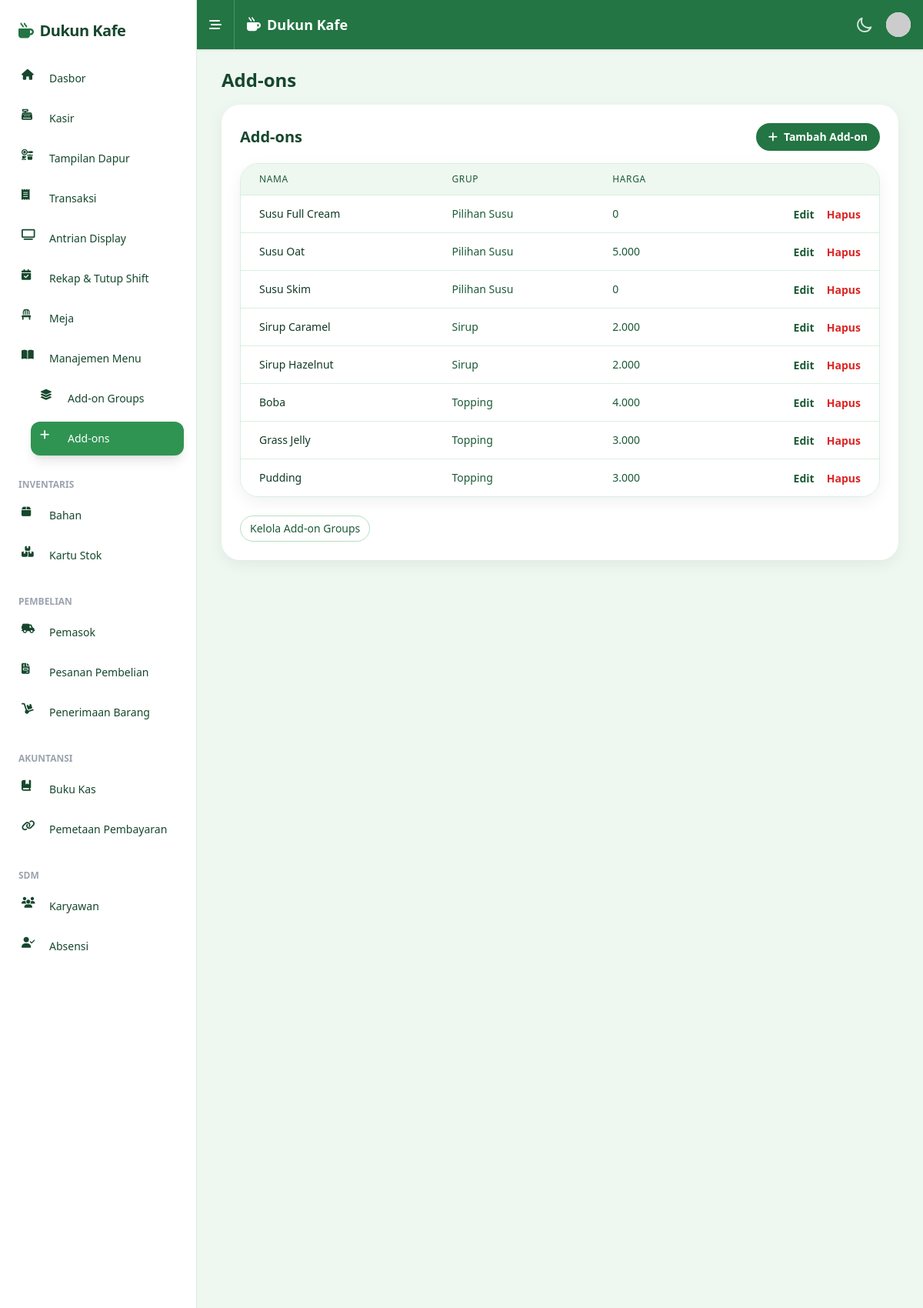
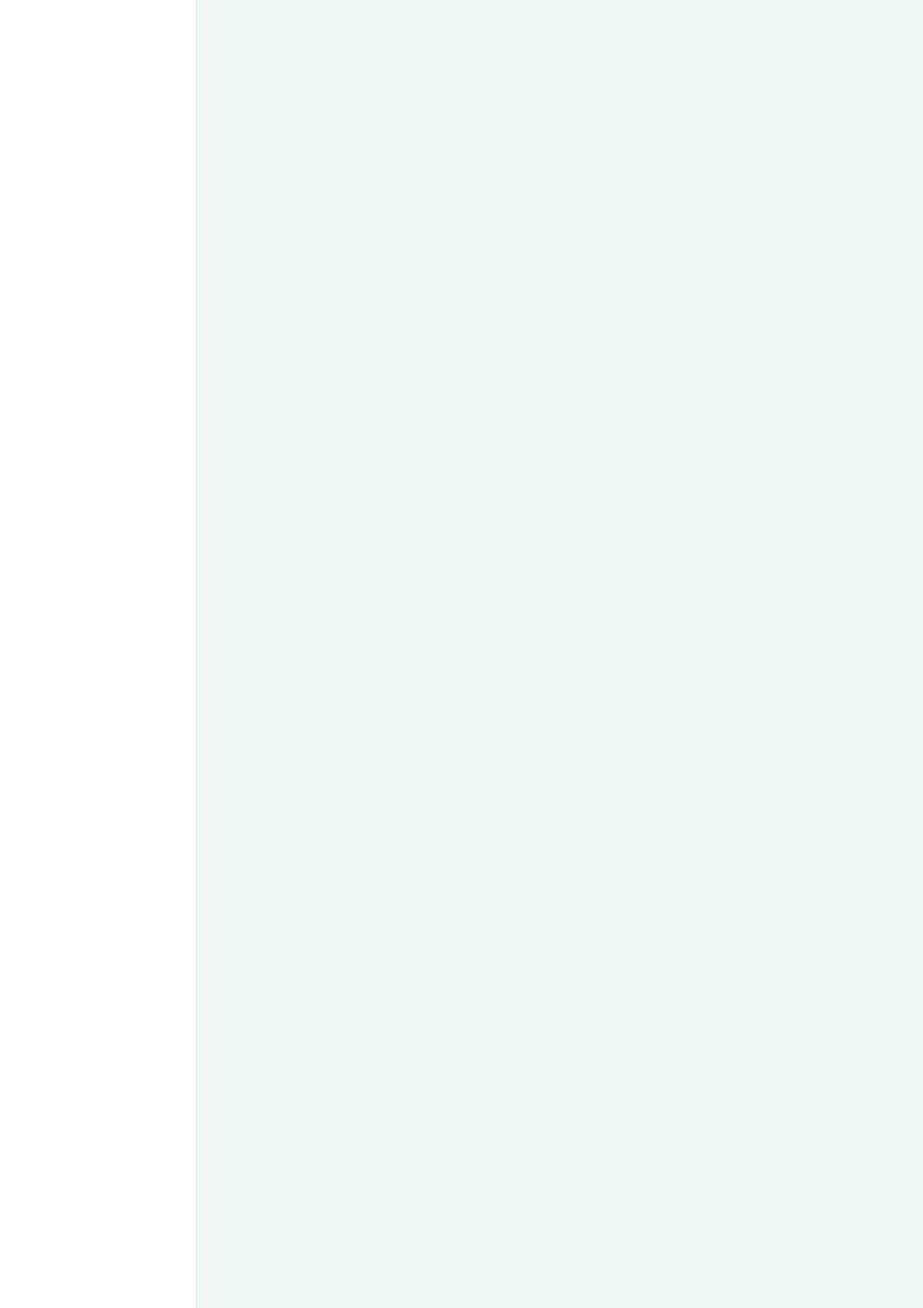
The app's page /public/index.php?page=addons (signed in, upper part) with its own data (2 pictures, top to bottom).
### tables this page shows
CREATE TABLE `addons` (
  `id` int(11) NOT NULL AUTO_INCREMENT,
  `addon_group_id` int(11) NOT NULL,
  `name` varchar(100) NOT NULL,
  `price` decimal(15,2) NOT NULL DEFAULT 0.00,
  PRIMARY KEY (`id`),
  KEY `addon_group_id` (`addon_group_id`),
  CONSTRAINT `addons_ibfk_1` FOREIGN KEY (`addon_group_id`) REFERENCES `addon_groups` (`id`) ON DELETE CASCADE
);

CREATE TABLE `addon_groups` (
  `id` int(11) NOT NULL AUTO_INCREMENT,
  `name` varchar(100) NOT NULL,
  `type` enum('radio','checkbox') NOT NULL DEFAULT 'checkbox',
  `required` tinyint(1) NOT NULL DEFAULT 0,
  PRIMARY KEY (`id`)
);

### templates/pages/addons.php (called while the page is built, shortened)
<?php
$pdo = get_pdo($config);
$action = $_GET['action'] ?? 'list';
switch ($action) {
    default:
        try {
            $addons = $pdo->query('SELECT a.*, g.name as group_name FROM addons a JOIN addon_groups g ON a.addon_group_id = g.id ORDER BY g.name, a.name')->fetchAll();
        } catch (Exception $e) {
            $addons = [];
        }
        break;
}
require __DIR__ . '/../layout.php';

### templates/pages/addons.view.php (the view)
<div class="max-w-5xl mx-auto">
    <div class="flex items-center justify-between mb-4">
        <h2 class="text-xl font-extrabold text-brand-800">Add-ons</h2>
        <a href="<?= base_url('addons?action=new') ?>" class="inline-flex items-center px-4 py-2 rounded-full bg-brand-600 text-white text-sm font-semibold hover:bg-brand-700"><i class="fa fa-plus mr-2"></i>Tambah Add-on</a>
    </div>
    <div class="bg-white rounded-xxl shadow-card border border-brand-100 overflow-hidden">
        <table class="min-w-full divide-y divide-brand-100">
            <thead class="bg-brand-50">
                <tr>
                    <th class="px-6 py-3 text-left text-xs font-medium text-brand-700 uppercase tracking-wider">Nama</th>
                    <th class="px-6 py-3 text-left text-xs font-medium text-brand-700 uppercase tracking-wider">Grup</th>
                    <th class="px-6 py-3 text-left text-xs font-medium text-brand-700 uppercase tracking-wider">Harga</th>
                    <th class="px-6 py-3"></th>
                </tr>
            </thead>
            <tbody class="bg-white divide-y divide-brand-100">
                <?php if (empty($addons)): ?>
                    <tr><td colspan="4" class="px-6 py-4 text-sm text-brand-700">Belum ada add-on.</td></tr>
                <?php else: foreach ($addons as $a): ?>
                    <tr>
                        <td class="px-6 py-3 text-sm font-medium text-brand-900"><?= htmlspecialchars($a['name']) ?></td>
                        <td class="px-6 py-3 text-sm text-brand-700"><?= htmlspecialchars($a['group_name']) ?></td>
                        <td class="px-6 py-3 text-sm text-brand-700"><?= number_format((float)$a['price'], 0, ',', '.') ?></td>
                        <td class="px-6 py-3 text-right">
                            <a href="<?= base_url('addons?action=edit&id=' . $a['id']) ?>" class="text-brand-700 hover:text-brand-900 text-sm font-semibold mr-3">Edit</a>
                            <a href="<?= base_url('addons?action=delete&id=' . $a['id']) ?>" class="text-red-600 hover:text-red-700 text-sm font-semibold" onclick="return confirm('Hapus add-on ini?')">Hapus</a>
                        </td>
                    </tr>
                <?php endforeach; endif; ?>
            </tbody>
        </table>
    </div>
    <div class="mt-6">
        <a href="<?= base_url('addon_groups') ?>" class="inline-flex items-center px-3 py-1.5 rounded-full border border-brand-200 text-brand-700 hover:bg-brand-50 text-sm">Kelola Add-on Groups</a>
    </div>
</div>

### templates/layout.php (style rules this page uses)
html, body { color: #0f172a; text-rendering: optimizeLegibility; -webkit-font-smoothing: antialiased; }
h1, h2, h3, h4 { color: #123a26; }
table thead th { background-color: #eef7f0; color: #1c5b37; font-weight: 600; }
table tbody tr + tr { border-top: 1px solid #d9efe0; }

### records on screen
addons: name "Susu Full Cream", addon_group.name "Pilihan Susu", price "0"
addons: name "Susu Oat", addon_group.name "Pilihan Susu", price "5.000"
addons: name "Susu Skim", addon_group.name "Pilihan Susu", price "0"
addons: name "Sirup Caramel", addon_group.name "Sirup", price "2.000"
addons: name "Sirup Hazelnut", addon_group.name "Sirup", price "2.000"
addons: name "Boba", addon_group.name "Topping", price "4.000"
addons: name "Grass Jelly", addon_group.name "Topping", price "3.000"
addons: name "Pudding", addon_group.name "Topping", price "3.000"

### other values on screen
$settings_sidebar['cafe_name'] "Dukun Kafe"
$settings_topbar['cafe_name'] "Dukun Kafe"
$title "Add-ons"
